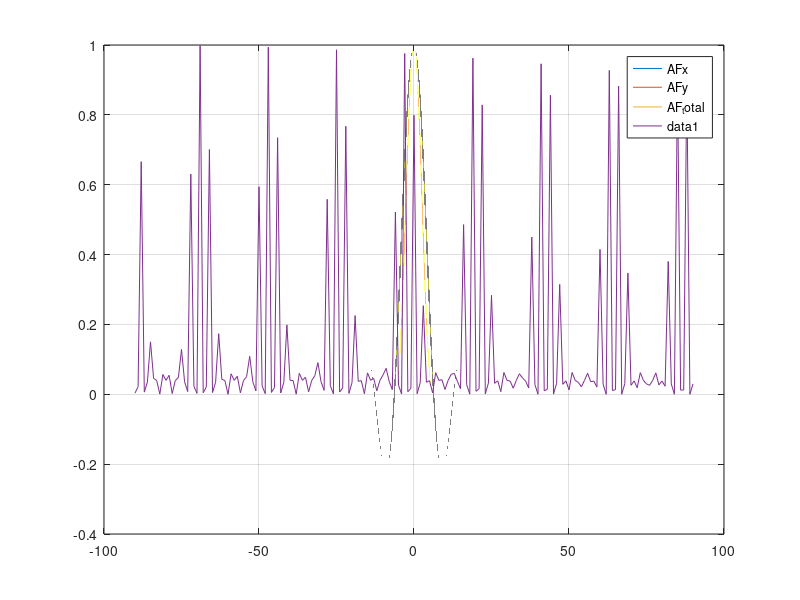

Recreate this plot in MATLAB.
%% 2D Array factor of planar array with MxN elements
clc
clear 
%Set operating frequency as f
f = 32*10^9;
c = 3*10^8;
lamda =1000*(c/f);
k = 2*pi/lamda;



%Set unit cell size(grid) as lamda/2
unit_cell = 4.7;  
resolution = 100/ceil(unit_cell);

dx=lamda/2;             %interelemnt spacing across x
dy = lamda/2;           %interelemnt spacing across y
theta_m =deg2rad(0);   %main lobe direction for elevation
phi_m =deg2rad(25);     %main lobe direction for azimuth
bx=-k*dx*sin(theta_m)*cos(phi_m); % progressive phase shift across x
by=-k*dy*sin(theta_m)*sin(phi_m); % progressive phase shift across y
M=resolution;            % number of elemnts across x
N=resolution;            % number of elemnts across y

theta=deg2rad(-90:0.0001:90);
phi=deg2rad(25);
AFx = sin((M.*(k*dx.*sin(theta).*cos(phi)+bx))./2)./(M.*sin((k*dx.*sin(theta).*cos(phi)+bx)/2));
AFy = sin((N.*(k*dy.*sin(theta).*cos(phi)+by))./2)./(N.*sin((k*dy.*sin(theta).*cos(phi)+by)/2));
AF_total=AFx.*AFy;

plot(rad2deg(theta),AFx)
hold on
plot(rad2deg(theta),AFy)
hold on
plot(rad2deg(theta),AF_total)
legend("AFx","AFy","AF_total")
grid on




%% 3D Array factor of planar array with MxN elements
clc
clear all
%Set operating frequency as f
f = 32*10^9;
c = 3*10^8;
lamda =1000*(c/f);
k = 2*pi/lamda;



%Set unit cell size(grid) as lamda/2
unit_cell = 4.7;  
resolution = 25/ceil(unit_cell);

dx=lamda/2;             %interelemnt spacing across x
dy = lamda/2;           %interelemnt spacing across y
theta_m =deg2rad(0);   %main lobe direction for elevation
phi_m =deg2rad(0);     %main lobe direction for azimuth
bx=-k*dx*sin(theta_m)*cos(phi_m); % progressive phase shift across x
by=-k*dy*sin(theta_m)*sin(phi_m); % progressive phase shift across y
M=resolution; % number of elemnts across x
N=resolution;  % number of elemnts across y

for theta=-90:90
    for phi = -180:180
AFx(theta+91,phi+181) = sin((M.*(k*dx.*sin(theta+91).*cos(phi+181)+bx))./2)./(M.*sin((k*dx.*sin(theta+91).*cos(phi+181)+bx)./2));
AFy(theta+91,phi+181) = sin((N.*(k*dy.*sin(theta+91).*cos(phi+181)+by))./2)./(N.*sin((k*dy.*sin(theta+91).*cos(phi+181)+by)./2));
    end
end
AF_total=AFx.*AFy;

plot(-90:90,AF_total(:,91))
% patternCustom(AF_total',1:1:181 ,-180:1:180);